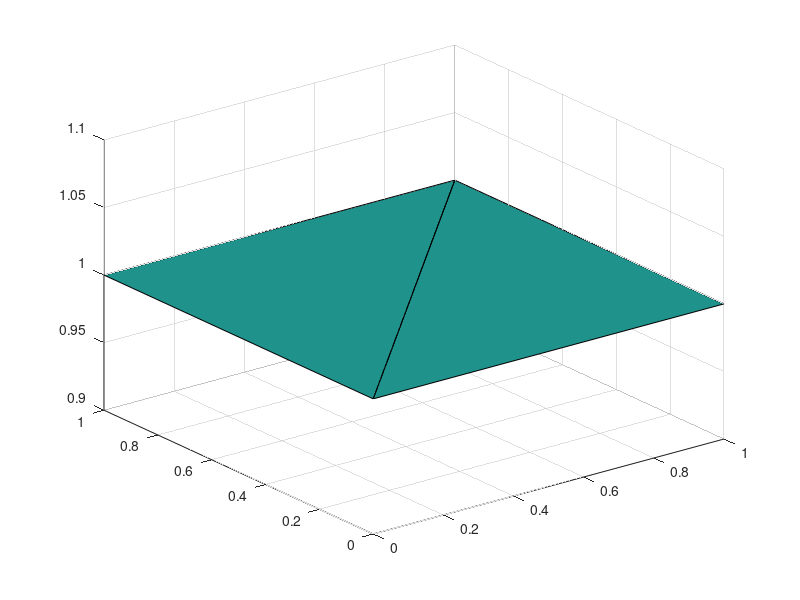

The MATLAB source for this figure:
%% Explore delaunay()
close all; clear; clc;
xlim = 1;
ylim = 1;
zlim = 1;
[mesh_x,mesh_y,mesh_z] = meshgrid(0:xlim,0:ylim,1:zlim);
IEN = delaunay(mesh_x,mesh_y);

% Convert the mesh grid points into x_ia
numNodes = numel(mesh_x);
x_ia = [reshape(mesh_x,numNodes,1), reshape(mesh_y,numNodes,1),...
    reshape(mesh_z,numNodes,1)].';

% Checking if the Global DOF number is same as the linear index.
for i=1:3
    for j=1:numNodes
        tmp = sub2ind(size(x_ia),i,j);
        fprintf('Global DOF: %d , Linear Index: %d\n',3*(j-1)+i,tmp);
    end
end

trisurf(IEN,x_ia(1,:),x_ia(2,:),x_ia(3,:));
% Conclusion: TRI is exactly the matrix IEN that Hughes wants

%% How to construct ID matrix ?
% This matrix stores the global equation number for every global degree of
% freedom
% ID(a) =  P if this is not a prescribed DOF otherwise its 0 where i is the
% global degree of freedom number.
%
% Global node number a will have global DOF numbers 3*(a-1)+i where i=1,2,3
%
% Input: We need to know which global DOFs are prescribed.


% We will store the prescribed DOFs in an array of numBC-by-2. First column
% indicates the global dof number, second column contains the prescribed
% value of the dof.
numBC = 2;
prescribedDOF = [1,0;...
                2,0;...
                3,0];

dofPerNode = 3;

ID = zeros(numNodes*dofPerNode,2);
ID(:,1) = 1:numNodes*dofPerNode;

unknownDOFs = (1:numNodes*dofPerNode).';
unknownDOFs(prescribedDOF(:,1)) = [];

globalEqNum = 1;
for i = 1:numel(unknownDOFs)
    ID(unknownDOFs(i),2) = globalEqNum;
    globalEqNum = globalEqNum + 1;
end


